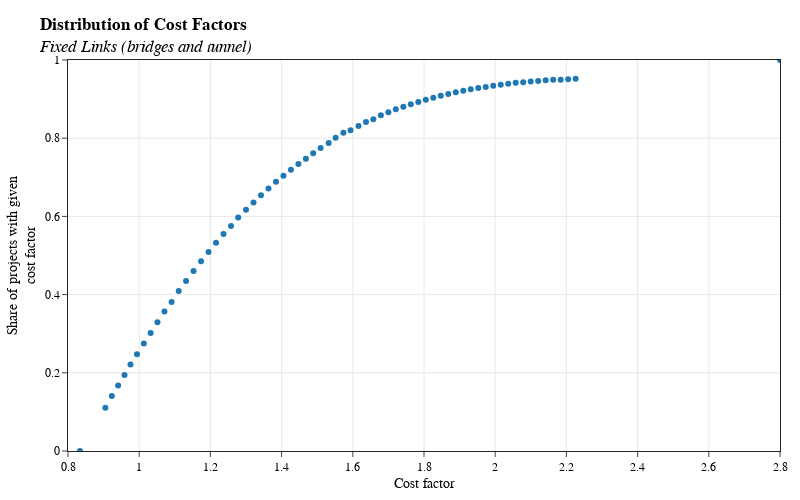

The cell this chart's notebook holds for it:
### Code cell
# The CDF in the paper does not extent from 0 to 1 but from ~0.1 to 0.95
# To run the rest of the process, it should be extended to the range between 0 and 1
# Also, non-increasing portions of the chart should be removed

# Remove the portions of the chart that are not increasing
df = df.loc[
    (df["CDF"].diff() > 0)
    & ((df["CostFactor"].diff().notnull()) & (df["CostFactor"].diff() > 0))
]

# Get the x-intercept (where y == 0) for the plot
# For the linear regression, use the `CDF` as the x value and `CostFactor` as the y value
# These are opposite from the plot, so they give the y-int instead of the x-int
slope, intercept = stats.linregress(df.loc[0:5][["CDF", "CostFactor"]])[0:2]

# Add the intercept as a point in the dataframe
df1 = pd.DataFrame([{"CDF": 0, "CostFactor": intercept}, {"CDF": 1, "CostFactor": 2.8}])
df = (
    pd.concat(
        [
            df,
            df1,
        ],
        ignore_index=True,
    )
    .sort_values("CDF")
    .reset_index()
    .drop(columns="index")
)

# See what the new plot looks like
# Plot the cost factor
fig_cdf = px.scatter(df, x="CostFactor", y="CDF").update(
    layout=dict(
        title="<b>Distribution of Cost Factors</b><br><i>Fixed Links (bridges and tunnel)</i>",
        height=500,
        width=800,
        xaxis=dict(title="Cost factor", range=[0.8, 2.8], dtick=0.2),
        yaxis=dict(
            title="Share of projects with given<br>cost factor",
            range=[0, 1],
            dtick=0.2,
        ),
        margin=dict(t=60, b=20, l=20, r=20),
    )
)

fig_cdf.write_image(
    "probability-distribution-of-tunnel-cost-overruns-cdf-costfactor.svg"
)
fig_cdf.show()

### Figure 1 — Plotly figure (JSON) as saved in the notebook; plotly's stock layout.template omitted (floating-point values rounded to 4 significant figures)
{"data": [{"hovertemplate": "CostFactor=%{x}<br>CDF=%{y}<extra></extra>", "legendgroup": "", "marker": {"color": "#1F77B4", "symbol": "circle"}, "mode": "markers", "name": "", "orientation": "v", "showlegend": false, "type": "scatter", "x": [0.8337, 0.905, 0.9231, 0.9407, 0.9587, 0.9755, 0.9939, 1.013, 1.032, 1.051, 1.071, 1.091, 1.111, 1.132, 1.153, 1.174, 1.195, 1.216, 1.237, 1.258, 1.278, 1.3, 1.321, 1.342, 1.363, 1.384, 1.405, 1.426, 1.447, 1.468, 1.489, 1.51, 1.532, 1.552, 1.574, 1.594, 1.616, 1.637, 1.658, 1.679, 1.7, 1.721, 1.742, 1.763, 1.784, 1.805, 1.826, 1.847, 1.868, 1.889, 1.91, 1.931, 1.952, 1.973, 1.994, 2.016, 2.037, 2.058, 2.079, 2.1, 2.121, 2.142, 2.163, 2.184, 2.205, 2.226, 2.8], "xaxis": "x", "y": [0, 0.1107, 0.1404, 0.1675, 0.1942, 0.2215, 0.2472, 0.2751, 0.3021, 0.3294, 0.3565, 0.3811, 0.4093, 0.4347, 0.4602, 0.4852, 0.5092, 0.5324, 0.555, 0.5753, 0.5971, 0.6169, 0.6359, 0.6543, 0.6715, 0.6884, 0.7041, 0.7195, 0.7338, 0.7477, 0.7618, 0.7752, 0.7876, 0.8009, 0.8139, 0.8204, 0.8311, 0.8413, 0.8487, 0.8589, 0.8664, 0.8738, 0.8802, 0.8867, 0.8927, 0.8981, 0.9035, 0.9084, 0.9129, 0.9173, 0.9211, 0.9249, 0.9283, 0.9309, 0.9344, 0.9368, 0.9393, 0.9418, 0.9431, 0.9453, 0.9464, 0.948, 0.9495, 0.9496, 0.9508, 0.9521, 1], "yaxis": "y"}], "layout": {"height": 500, "legend": {"tracegroupgap": 0}, "margin": {"b": 20, "l": 20, "r": 20, "t": 60}, "title": {"text": "<b>Distribution of Cost Factors</b><br><i>Fixed Links (bridges and tunnel)</i>"}, "width": 800, "xaxis": {"anchor": "y", "domain": [0, 1], "dtick": 0.2, "range": [0.8, 2.8], "title": {"text": "Cost factor"}}, "yaxis": {"anchor": "x", "domain": [0, 1], "dtick": 0.2, "range": [0, 1], "title": {"text": "Share of projects with given<br>cost factor"}}}}
